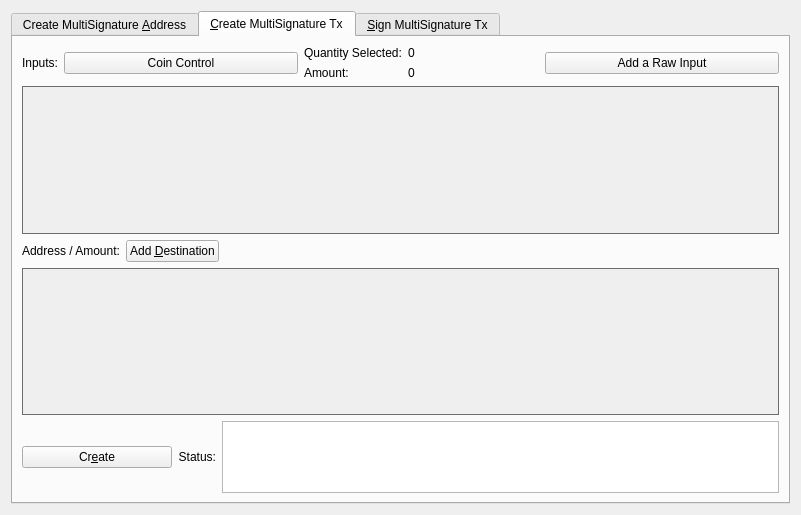
<?xml version="1.0" encoding="UTF-8"?>
<ui version="4.0">
 <class>MultisigDialog</class>
 <widget class="QDialog" name="MultisigDialog">
  <property name="geometry">
   <rect>
    <x>0</x>
    <y>0</y>
    <width>801</width>
    <height>515</height>
   </rect>
  </property>
  <property name="sizePolicy">
   <sizepolicy hsizetype="Fixed" vsizetype="Fixed">
    <horstretch>0</horstretch>
    <verstretch>0</verstretch>
   </sizepolicy>
  </property>
  <property name="windowTitle">
   <string>Multisignature Address Interactions</string>
  </property>
  <layout class="QVBoxLayout" name="verticalLayout_8">
   <item>
    <widget class="QTabWidget" name="multisigTabWidget">
     <property name="styleSheet">
      <string notr="true">QScrollArea{border: 1px solid #6d6d6d;}</string>
     </property>
     <property name="currentIndex">
      <number>1</number>
     </property>
     <widget class="QWidget" name="addMultisigTab">
      <property name="sizePolicy">
       <sizepolicy hsizetype="Minimum" vsizetype="Minimum">
        <horstretch>0</horstretch>
        <verstretch>0</verstretch>
       </sizepolicy>
      </property>
      <attribute name="title">
       <string>Create MultiSignature &amp;Address</string>
      </attribute>
      <layout class="QVBoxLayout" name="verticalLayout">
       <item>
        <layout class="QHBoxLayout" name="enterMLayout">
         <item>
          <widget class="QSpinBox" name="enterMSpinbox">
           <property name="sizePolicy">
            <sizepolicy hsizetype="Fixed" vsizetype="Fixed">
             <horstretch>0</horstretch>
             <verstretch>0</verstretch>
            </sizepolicy>
           </property>
           <property name="toolTip">
            <string>How many people must sign to verify a transaction</string>
           </property>
           <property name="minimum">
            <number>1</number>
           </property>
           <property name="maximum">
            <number>15</number>
           </property>
           <property name="value">
            <number>1</number>
           </property>
          </widget>
         </item>
         <item>
          <widget class="QLabel" name="enterMLabel">
           <property name="text">
            <string>Enter the minimum number of signatures required to sign transactions</string>
           </property>
          </widget>
         </item>
        </layout>
       </item>
       <item>
        <layout class="QHBoxLayout" name="addressLabelLayout">
         <item>
          <widget class="QLabel" name="addressLableLabel">
           <property name="text">
            <string>Address Label:</string>
           </property>
          </widget>
         </item>
         <item>
          <widget class="QLineEdit" name="multisigAddressLabel"/>
         </item>
        </layout>
       </item>
       <item>
        <layout class="QHBoxLayout" name="addAddressLayout">
         <item>
          <widget class="QPushButton" name="addAddressButton">
           <property name="toolTip">
            <string>Add another address that could sign to verify a transaction from the multisig address.</string>
           </property>
           <property name="text">
            <string>&amp;Add Address / Key</string>
           </property>
           <property name="icon">
            <iconset resource="../cryptodezirecash.qrc">
             <normaloff>:/icons/add</normaloff>:/icons/add</iconset>
           </property>
           <property name="autoDefault">
            <bool>false</bool>
           </property>
          </widget>
         </item>
         <item>
          <widget class="QLabel" name="addAddressLabel">
           <property name="sizePolicy">
            <sizepolicy hsizetype="Preferred" vsizetype="Fixed">
             <horstretch>0</horstretch>
             <verstretch>0</verstretch>
            </sizepolicy>
           </property>
           <property name="text">
            <string>Local addresses or public keys that can sign:</string>
           </property>
          </widget>
         </item>
         <item>
          <spacer name="addAddressSpacer_2">
           <property name="orientation">
            <enum>Qt::Horizontal</enum>
           </property>
           <property name="sizeHint" stdset="0">
            <size>
             <width>40</width>
             <height>10</height>
            </size>
           </property>
          </spacer>
         </item>
        </layout>
       </item>
       <item>
        <widget class="QScrollArea" name="addAddressScrollArea">
         <property name="sizePolicy">
          <sizepolicy hsizetype="Preferred" vsizetype="Expanding">
           <horstretch>0</horstretch>
           <verstretch>0</verstretch>
          </sizepolicy>
         </property>
         <property name="widgetResizable">
          <bool>true</bool>
         </property>
         <widget class="QWidget" name="addAddressWidget">
          <property name="geometry">
           <rect>
            <x>0</x>
            <y>0</y>
            <width>759</width>
            <height>166</height>
           </rect>
          </property>
          <layout class="QVBoxLayout" name="verticalLayout_5">
           <item>
            <layout class="QVBoxLayout" name="addressList"/>
           </item>
           <item>
            <spacer name="verticalSpacer">
             <property name="orientation">
              <enum>Qt::Vertical</enum>
             </property>
             <property name="sizeHint" stdset="0">
              <size>
               <width>20</width>
               <height>40</height>
              </size>
             </property>
            </spacer>
           </item>
          </layout>
         </widget>
        </widget>
       </item>
       <item>
        <layout class="QHBoxLayout" name="addMultisigLayout">
         <item>
          <widget class="QPushButton" name="addMultisigButton">
           <property name="sizePolicy">
            <sizepolicy hsizetype="Preferred" vsizetype="Fixed">
             <horstretch>0</horstretch>
             <verstretch>0</verstretch>
            </sizepolicy>
           </property>
           <property name="toolTip">
            <string>Create a new multisig address</string>
           </property>
           <property name="toolTipDuration">
            <number>-3</number>
           </property>
           <property name="text">
            <string>C&amp;reate</string>
           </property>
           <property name="icon">
            <iconset resource="../cryptodezirecash.qrc">
             <normaloff>:/icons/filesave</normaloff>:/icons/filesave</iconset>
           </property>
           <property name="autoDefault">
            <bool>false</bool>
           </property>
          </widget>
         </item>
         <item>
          <widget class="QLabel" name="label">
           <property name="text">
            <string>Status:</string>
           </property>
          </widget>
         </item>
         <item>
          <widget class="QTextEdit" name="addMultisigStatus">
           <property name="sizePolicy">
            <sizepolicy hsizetype="Expanding" vsizetype="Fixed">
             <horstretch>0</horstretch>
             <verstretch>0</verstretch>
            </sizepolicy>
           </property>
           <property name="maximumSize">
            <size>
             <width>16777215</width>
             <height>75</height>
            </size>
           </property>
           <property name="readOnly">
            <bool>true</bool>
           </property>
           <property name="textInteractionFlags">
            <set>Qt::TextSelectableByKeyboard|Qt::TextSelectableByMouse</set>
           </property>
          </widget>
         </item>
        </layout>
       </item>
       <item>
        <widget class="QLabel" name="label_2">
         <property name="sizePolicy">
          <sizepolicy hsizetype="Preferred" vsizetype="Preferred">
           <horstretch>0</horstretch>
           <verstretch>0</verstretch>
          </sizepolicy>
         </property>
         <property name="text">
          <string>Use below to quickly import an address by its redeem. Don't forget to add a label before clicking import!
Keep in mind, the wallet will rescan the blockchain to find transactions containing the new address.
Please be patient after clicking import.</string>
         </property>
         <property name="scaledContents">
          <bool>false</bool>
         </property>
         <property name="wordWrap">
          <bool>true</bool>
         </property>
        </widget>
       </item>
       <item>
        <layout class="QHBoxLayout" name="importLayout">
         <item>
          <widget class="QPushButton" name="importAddressButton">
           <property name="sizePolicy">
            <sizepolicy hsizetype="Fixed" vsizetype="Fixed">
             <horstretch>0</horstretch>
             <verstretch>0</verstretch>
            </sizepolicy>
           </property>
           <property name="text">
            <string>&amp;Import Redeem</string>
           </property>
           <property name="icon">
            <iconset resource="../cryptodezirecash.qrc">
             <normaloff>:/icons/receiving_addresses</normaloff>:/icons/receiving_addresses</iconset>
           </property>
          </widget>
         </item>
         <item>
          <widget class="QLineEdit" name="importRedeem">
           <property name="sizePolicy">
            <sizepolicy hsizetype="Preferred" vsizetype="Fixed">
             <horstretch>0</horstretch>
             <verstretch>0</verstretch>
            </sizepolicy>
           </property>
          </widget>
         </item>
        </layout>
       </item>
      </layout>
     </widget>
     <widget class="QWidget" name="createTransactionTab">
      <attribute name="title">
       <string>&amp;Create MultiSignature Tx</string>
      </attribute>
      <layout class="QVBoxLayout" name="verticalLayout_3">
       <item>
        <layout class="QHBoxLayout" name="horizontalLayout_2">
         <item>
          <layout class="QVBoxLayout" name="createTxLayout">
           <item>
            <layout class="QHBoxLayout" name="addTxInputLayout">
             <item>
              <widget class="QLabel" name="addTxInputLabel">
               <property name="sizePolicy">
                <sizepolicy hsizetype="Fixed" vsizetype="Preferred">
                 <horstretch>0</horstretch>
                 <verstretch>0</verstretch>
                </sizepolicy>
               </property>
               <property name="text">
                <string>Inputs:</string>
               </property>
              </widget>
             </item>
             <item>
              <widget class="QPushButton" name="pushButtonCoinControl">
               <property name="sizePolicy">
                <sizepolicy hsizetype="Preferred" vsizetype="Fixed">
                 <horstretch>0</horstretch>
                 <verstretch>0</verstretch>
                </sizepolicy>
               </property>
               <property name="text">
                <string>Coin Control</string>
               </property>
              </widget>
             </item>
             <item>
              <layout class="QFormLayout" name="formLayout_2">
               <property name="rightMargin">
                <number>10</number>
               </property>
               <item row="0" column="0">
                <widget class="QLabel" name="labelQuantity">
                 <property name="text">
                  <string>Quantity Selected:</string>
                 </property>
                </widget>
               </item>
               <item row="0" column="1">
                <widget class="QLabel" name="labelQuantity_int">
                 <property name="text">
                  <string>0</string>
                 </property>
                </widget>
               </item>
               <item row="1" column="0">
                <widget class="QLabel" name="labelAmount">
                 <property name="text">
                  <string>Amount:</string>
                 </property>
                </widget>
               </item>
               <item row="1" column="1">
                <widget class="QLabel" name="labelAmount_int">
                 <property name="text">
                  <string>0</string>
                 </property>
                </widget>
               </item>
              </layout>
             </item>
             <item>
              <widget class="QPushButton" name="addInputButton">
               <property name="sizePolicy">
                <sizepolicy hsizetype="Preferred" vsizetype="Fixed">
                 <horstretch>0</horstretch>
                 <verstretch>0</verstretch>
                </sizepolicy>
               </property>
               <property name="toolTip">
                <string>Add an input to fund the outputs</string>
               </property>
               <property name="text">
                <string>Add a Raw Input</string>
               </property>
               <property name="icon">
                <iconset resource="../cryptodezirecash.qrc">
                 <normaloff>:/css/default</normaloff>:/css/default</iconset>
               </property>
              </widget>
             </item>
            </layout>
           </item>
           <item>
            <widget class="QScrollArea" name="txInputsScrollArea">
             <property name="sizePolicy">
              <sizepolicy hsizetype="Preferred" vsizetype="Expanding">
               <horstretch>0</horstretch>
               <verstretch>0</verstretch>
              </sizepolicy>
             </property>
             <property name="widgetResizable">
              <bool>true</bool>
             </property>
             <widget class="QWidget" name="txInputsWidget">
              <property name="geometry">
               <rect>
                <x>0</x>
                <y>0</y>
                <width>747</width>
                <height>131</height>
               </rect>
              </property>
              <layout class="QVBoxLayout" name="verticalLayout_7">
               <item>
                <layout class="QVBoxLayout" name="inputsList"/>
               </item>
               <item>
                <spacer name="txInputsSpacer">
                 <property name="orientation">
                  <enum>Qt::Vertical</enum>
                 </property>
                 <property name="sizeHint" stdset="0">
                  <size>
                   <width>20</width>
                   <height>80</height>
                  </size>
                 </property>
                </spacer>
               </item>
              </layout>
             </widget>
            </widget>
           </item>
           <item>
            <layout class="QHBoxLayout" name="addDestinationLayout">
             <item>
              <widget class="QLabel" name="addDestinationLabel">
               <property name="text">
                <string>Address / Amount:</string>
               </property>
              </widget>
             </item>
             <item>
              <widget class="QPushButton" name="addDestinationButton">
               <property name="sizePolicy">
                <sizepolicy hsizetype="Fixed" vsizetype="Fixed">
                 <horstretch>0</horstretch>
                 <verstretch>0</verstretch>
                </sizepolicy>
               </property>
               <property name="toolTip">
                <string>Add destinations to send CDZC to</string>
               </property>
               <property name="text">
                <string>Add &amp;Destination</string>
               </property>
               <property name="icon">
                <iconset resource="../cryptodezirecash.qrc">
                 <normaloff>:/icons/add</normaloff>:/icons/add</iconset>
               </property>
              </widget>
             </item>
             <item>
              <spacer name="addDestinationHorizontalSpacer">
               <property name="orientation">
                <enum>Qt::Horizontal</enum>
               </property>
               <property name="sizeHint" stdset="0">
                <size>
                 <width>40</width>
                 <height>20</height>
                </size>
               </property>
              </spacer>
             </item>
            </layout>
           </item>
           <item>
            <widget class="QScrollArea" name="destionationsScrollArea">
             <property name="sizePolicy">
              <sizepolicy hsizetype="Expanding" vsizetype="Expanding">
               <horstretch>0</horstretch>
               <verstretch>0</verstretch>
              </sizepolicy>
             </property>
             <property name="widgetResizable">
              <bool>true</bool>
             </property>
             <widget class="QWidget" name="destinationsScrollAreaContents">
              <property name="geometry">
               <rect>
                <x>0</x>
                <y>0</y>
                <width>747</width>
                <height>130</height>
               </rect>
              </property>
              <layout class="QVBoxLayout" name="verticalLayout_11">
               <item>
                <layout class="QVBoxLayout" name="destinationsList"/>
               </item>
               <item>
                <spacer name="destinationsSpacer">
                 <property name="orientation">
                  <enum>Qt::Vertical</enum>
                 </property>
                 <property name="sizeHint" stdset="0">
                  <size>
                   <width>20</width>
                   <height>20</height>
                  </size>
                 </property>
                </spacer>
               </item>
              </layout>
             </widget>
            </widget>
           </item>
           <item>
            <layout class="QHBoxLayout" name="horizontalLayout_4">
             <item>
              <widget class="QPushButton" name="createButton">
               <property name="sizePolicy">
                <sizepolicy hsizetype="Fixed" vsizetype="Fixed">
                 <horstretch>0</horstretch>
                 <verstretch>0</verstretch>
                </sizepolicy>
               </property>
               <property name="minimumSize">
                <size>
                 <width>150</width>
                 <height>0</height>
                </size>
               </property>
               <property name="toolTip">
                <string>Create a transaction object using the given inputs to the given outputs</string>
               </property>
               <property name="text">
                <string>Cr&amp;eate</string>
               </property>
               <property name="icon">
                <iconset resource="../cryptodezirecash.qrc">
                 <normaloff>:/icons/export</normaloff>:/icons/export</iconset>
               </property>
               <property name="autoDefault">
                <bool>false</bool>
               </property>
               <property name="default">
                <bool>true</bool>
               </property>
              </widget>
             </item>
             <item>
              <widget class="QLabel" name="createButtonLabel">
               <property name="sizePolicy">
                <sizepolicy hsizetype="Fixed" vsizetype="Preferred">
                 <horstretch>0</horstretch>
                 <verstretch>0</verstretch>
                </sizepolicy>
               </property>
               <property name="text">
                <string>Status:</string>
               </property>
               <property name="alignment">
                <set>Qt::AlignRight|Qt::AlignTrailing|Qt::AlignVCenter</set>
               </property>
              </widget>
             </item>
             <item>
              <widget class="QTextEdit" name="createButtonStatus">
               <property name="sizePolicy">
                <sizepolicy hsizetype="Expanding" vsizetype="Minimum">
                 <horstretch>0</horstretch>
                 <verstretch>0</verstretch>
                </sizepolicy>
               </property>
               <property name="maximumSize">
                <size>
                 <width>16777215</width>
                 <height>16777215</height>
                </size>
               </property>
               <property name="sizeAdjustPolicy">
                <enum>QAbstractScrollArea::AdjustToContents</enum>
               </property>
               <property name="readOnly">
                <bool>true</bool>
               </property>
              </widget>
             </item>
            </layout>
           </item>
          </layout>
         </item>
         <item>
          <layout class="QHBoxLayout" name="horizontalLayout_3"/>
         </item>
        </layout>
       </item>
      </layout>
     </widget>
     <widget class="QWidget" name="signMultisigTransaction">
      <property name="styleSheet">
       <string notr="true">txScrollArea:{
	border: 1px solid #6d6d6d;
}
keyScrollArea:{
	border: 1px solid #6d6d6d;
}
txScrollArea:{
	border: 1px solid #6d6d6d;
}</string>
      </property>
      <attribute name="title">
       <string>&amp;Sign MultiSignature Tx</string>
      </attribute>
      <layout class="QVBoxLayout" name="verticalLayout_4">
       <item>
        <layout class="QHBoxLayout" name="transactionHexLayout">
         <item>
          <widget class="QLabel" name="transactionHexLabel">
           <property name="text">
            <string>Transaction Hex:</string>
           </property>
          </widget>
         </item>
         <item>
          <widget class="QLineEdit" name="transactionHex">
           <property name="toolTip">
            <string/>
           </property>
          </widget>
         </item>
        </layout>
       </item>
       <item>
        <layout class="QHBoxLayout" name="horizontalLayout">
         <item>
          <layout class="QVBoxLayout" name="verticalLayout_2">
           <item>
            <layout class="QHBoxLayout" name="horizontalLayout_7">
             <item>
              <widget class="QPushButton" name="signButton">
               <property name="sizePolicy">
                <sizepolicy hsizetype="Preferred" vsizetype="Fixed">
                 <horstretch>0</horstretch>
                 <verstretch>0</verstretch>
                </sizepolicy>
               </property>
               <property name="minimumSize">
                <size>
                 <width>150</width>
                 <height>0</height>
                </size>
               </property>
               <property name="toolTip">
                <string>Sign the transaction from this wallet or from provided private keys</string>
               </property>
               <property name="text">
                <string>S&amp;ign</string>
               </property>
               <property name="icon">
                <iconset resource="../cryptodezirecash.qrc">
                 <normaloff>:/icons/edit</normaloff>:/icons/edit</iconset>
               </property>
               <property name="autoDefault">
                <bool>false</bool>
               </property>
               <property name="default">
                <bool>true</bool>
               </property>
              </widget>
             </item>
             <item>
              <widget class="QPushButton" name="commitButton">
               <property name="enabled">
                <bool>false</bool>
               </property>
               <property name="sizePolicy">
                <sizepolicy hsizetype="Preferred" vsizetype="Fixed">
                 <horstretch>0</horstretch>
                 <verstretch>0</verstretch>
                </sizepolicy>
               </property>
               <property name="toolTip">
                <string>&lt;html&gt;&lt;head/&gt;&lt;body&gt;&lt;p&gt;DISABLED until transaction has been signed enough times.&lt;/p&gt;&lt;/body&gt;&lt;/html&gt;</string>
               </property>
               <property name="autoFillBackground">
                <bool>false</bool>
               </property>
               <property name="text">
                <string>Co&amp;mmit</string>
               </property>
               <property name="icon">
                <iconset resource="../cryptodezirecash.qrc">
                 <normaloff>:/icons/send</normaloff>:/icons/send</iconset>
               </property>
               <property name="autoDefault">
                <bool>true</bool>
               </property>
              </widget>
             </item>
             <item>
              <layout class="QHBoxLayout" name="addPrivKeyLayout">
               <item>
                <widget class="QPushButton" name="addPrivKeyButton">
                 <property name="sizePolicy">
                  <sizepolicy hsizetype="Fixed" vsizetype="Fixed">
                   <horstretch>0</horstretch>
                   <verstretch>0</verstretch>
                  </sizepolicy>
                 </property>
                 <property name="toolTip">
                  <string>Add private keys to sign the transaction with</string>
                 </property>
                 <property name="text">
                  <string>Add Private &amp;Key</string>
                 </property>
                 <property name="icon">
                  <iconset resource="../cryptodezirecash.qrc">
                   <normaloff>:/icons/add</normaloff>:/icons/add</iconset>
                 </property>
                </widget>
               </item>
               <item>
                <widget class="QLabel" name="addPrivKeyLabel">
                 <property name="text">
                  <string>Sign with only private keys (Not Recommened)</string>
                 </property>
                </widget>
               </item>
              </layout>
             </item>
            </layout>
           </item>
           <item>
            <layout class="QHBoxLayout" name="horizontalLayout_5">
             <item>
              <widget class="QLabel" name="signButtonStatusLabel">
               <property name="text">
                <string>Status:</string>
               </property>
              </widget>
             </item>
             <item>
              <widget class="QTextEdit" name="signButtonStatus">
               <property name="sizePolicy">
                <sizepolicy hsizetype="Expanding" vsizetype="Preferred">
                 <horstretch>0</horstretch>
                 <verstretch>0</verstretch>
                </sizepolicy>
               </property>
               <property name="maximumSize">
                <size>
                 <width>16777215</width>
                 <height>16777215</height>
                </size>
               </property>
               <property name="verticalScrollBarPolicy">
                <enum>Qt::ScrollBarAsNeeded</enum>
               </property>
               <property name="readOnly">
                <bool>true</bool>
               </property>
               <property name="textInteractionFlags">
                <set>Qt::TextSelectableByKeyboard|Qt::TextSelectableByMouse</set>
               </property>
              </widget>
             </item>
            </layout>
           </item>
           <item>
            <widget class="QScrollArea" name="keyScrollArea">
             <property name="sizePolicy">
              <sizepolicy hsizetype="Expanding" vsizetype="Expanding">
               <horstretch>0</horstretch>
               <verstretch>0</verstretch>
              </sizepolicy>
             </property>
             <property name="sizeAdjustPolicy">
              <enum>QAbstractScrollArea::AdjustToContents</enum>
             </property>
             <property name="widgetResizable">
              <bool>true</bool>
             </property>
             <widget class="QWidget" name="keyScrollAreaContents">
              <property name="geometry">
               <rect>
                <x>0</x>
                <y>0</y>
                <width>755</width>
                <height>168</height>
               </rect>
              </property>
              <layout class="QVBoxLayout" name="verticalLayout_9">
               <item>
                <layout class="QVBoxLayout" name="keyList"/>
               </item>
               <item>
                <spacer name="keySpacer">
                 <property name="orientation">
                  <enum>Qt::Vertical</enum>
                 </property>
                 <property name="sizeHint" stdset="0">
                  <size>
                   <width>20</width>
                   <height>20</height>
                  </size>
                 </property>
                </spacer>
               </item>
              </layout>
             </widget>
            </widget>
           </item>
          </layout>
         </item>
        </layout>
       </item>
      </layout>
     </widget>
    </widget>
   </item>
  </layout>
 </widget>
 <resources>
  <include location="../cryptodezirecash.qrc"/>
 </resources>
 <connections/>
</ui>
